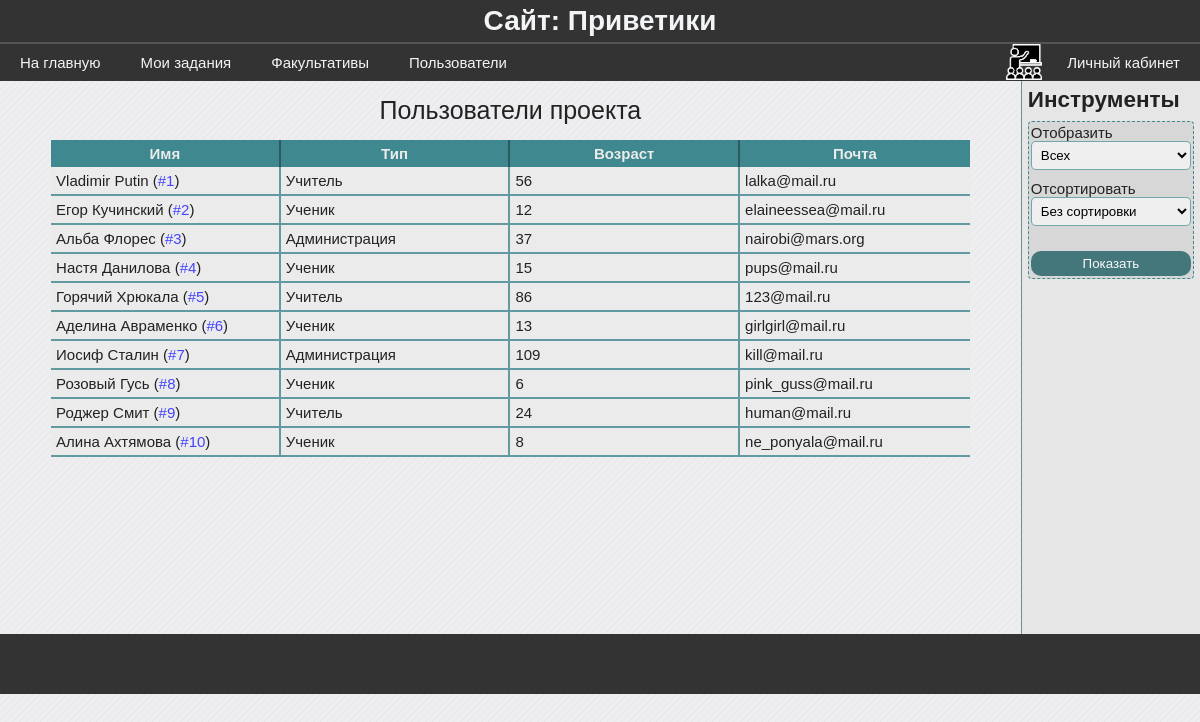
The page /users/ (signed in) on the database as committed earlier.
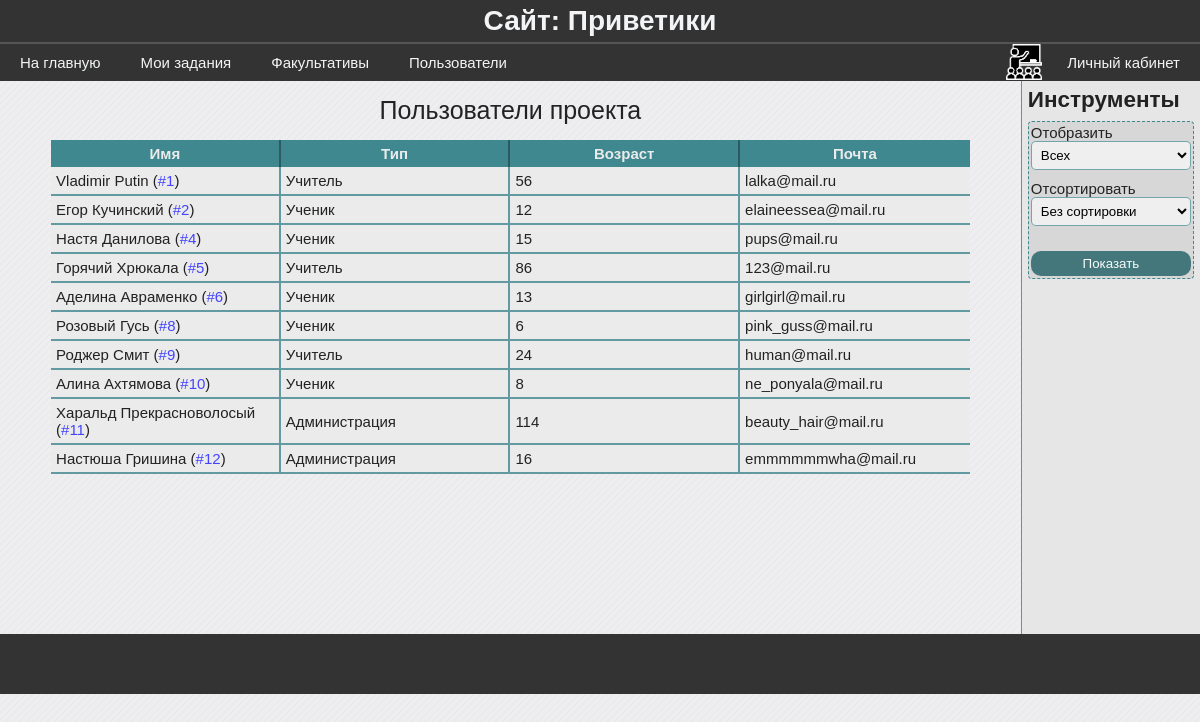
The same page on the database as committed later.
### data/model_users.py (models this page shows, shortened)
class User(SqlAlchemyBase, UserMixin, SerializerMixin):
    __tablename__ = 'users'
    id = sqlalchemy.Column(sqlalchemy.Integer,
                           primary_key=True, autoincrement=True)
    surname = sqlalchemy.Column(sqlalchemy.String)
    name = sqlalchemy.Column(sqlalchemy.String)
    age = sqlalchemy.Column(sqlalchemy.Integer)
    email = sqlalchemy.Column(sqlalchemy.String)
    type = sqlalchemy.Column(sqlalchemy.Integer)
    last_time_in = sqlalchemy.Column(sqlalchemy.String,
                                     default=time.ctime)
    hashed_password = sqlalchemy.Column(sqlalchemy.String)
    groups = sqlalchemy.orm.relation("Group",
                                     secondary="users_to_groups",
                                     backref="users")

### blueprints/users.py (the view)
@blueprint.route('/users/', methods=['GET', 'POST'])
def users():
    session = db_session.create_session()
    form = FormFilterUsers()
    if form.validate_on_submit():
        if form.filter_by.data == 4:
            users = session.query(User).all()
        else:
            users = session.query(User).filter(User.type == form.filter_by.data).all()
        if form.sort_by.data == 2:
            users.sort(key=lambda x: (x.name, x.surname))
        elif form.sort_by.data == 1:
            users.sort(key=lambda x: x.type)
        return render_template('users.html', users=users, bool_userbox=True, form=form)
    else:
        users = session.query(User).all()
        return render_template('users.html', users=users, bool_userbox=True, form=form)

### forms/form_filter_users.py
class FormFilterUsers(FlaskForm):
    filter_by = SelectField('Отобразить', choices=[(4, 'Всех'), (3, 'Учеников'), (2, 'Учителей'), (1, 'Администрацию')], coerce=int)
    sort_by = SelectField('Отсортировать', choices=[(3, 'Без сортировки'), (2, 'По алфавиту'), (1, 'По типу')], coerce=int)
    submit = SubmitField('Показать')

### blueprints/user_authenticate.py (called while the page is built)
@login_manager.user_loader
def user_load(user_id):
    session = db_session.create_session()
    return session.query(User).get(user_id)

### data/db_session.py (called while the page is built)
def create_session() -> Session:
    global __factory
    return __factory()

### templates/users.html (shortened to what this page needs)
{% extends "base.html" %}
{% block content %}
    <table class="average-table">
        <caption>Пользователи проекта</caption>
        <thead>
            <th>Имя</th>
            <th>Тип</th>
            <th>Возраст</th>
            <th>Почта</th>
        </thead>
        <tbody>
            {% for user in users %}
                <tr>
                    <td>{{ user.name }} {{ user.surname }} (<a href="/user/{{ user.id }}">#{{ user.id }}</a>)</td>
                    <td>
                        {{ 'Ученик ' if user.type == 3 }}
                        {{ 'Учитель' if user.type == 2 }}
                        {{ 'Администрация' if user.type == 1 }}
                    </td>
                    <td>{{ user.age }}</td>
                    <td>{{ user.email }}</td>
                </tr>
            {% endfor %}
        </tbody>
    </table>
{% endblock %}
{% if bool_userbox %}
{% block userbox %}
    <h2>Инструменты</h2>
    {% from 'macros/render_field.html' import render_field %}
    <form method='POST' class='mini-form' novalidate>
        {{ render_field(form.filter_by, class="form-field")}}
        {{ render_field(form.sort_by, class="form-field")}}
        <section>
            {{ form.submit(class='blue-btn submit') }}
        </section>
    </form>
{% endblock %}
{% endif %}

### templates/base.html (shortened to what this page needs)
<!DOCTYPE html>
<html lang="en">
<head>
    <link rel="stylesheet" href="../static/css/stylesheet.css">
</head>
<body>
    <header class="page-header">
        <h1>Сайт: Приветики</h1>
        <div class="flexbox flex_r_nowr flex_jcspacebetween_aicenter">
            <div class="flexbox">
                <a href="/">На главную</a>
                {% if current_user.is_authenticated %}
                    <a href="/tasks">Мои задания</a>
                {% endif %}
                <a href="/groups">Факультативы</a>
                <a href="/users">Пользователи</a>
            </div>
            <div class="flexbox">
                {% if current_user.is_authenticated %}
                    {% if current_user.type == 0 %}
                        <img src="../static/images/admin1.png" alt="" class="page-header-icon">
                    {% elif current_user.type == 1 %}
                        <img src="../static/images/moder1.png" alt="" class="page-header-icon">
                    {% elif current_user.type == 2 %}
                        <img src="../static/images/teacher3.png" alt="" class="page-header-icon">
                    {% elif current_user.type == 3 %}
                        <img src="../static/images/student1.png" alt="" class="page-header-icon">
                    {% endif %}
                    <a href="/user/{{ current_user.id }}">Личный кабинет</a>
                {% else %}
                    <a href="/login">Войти</a>
                    <a href="/registration">Зарегистрироваться</a>
                {% endif %}
            </div>
        </div>
    </header>
    <main class="{{ 'flexbox flex_r_nowr' if bool_userbox }}">
        <div class="{{ 'main-content-userbox' if bool_userbox }}">
            {% block content %}{% endblock %}
        </div>
        {% if bool_userbox %}
        <div class='userbox flexbox flex_c_nowr'>
            {% block userbox %}{% endblock %}
        </div>
        {% endif %}
    </main>
    <footer class="page-footer"></footer>
</body>
</html>

### templates/macros/render_field.html (shortened to what this page needs)
{% macro render_field(field) %}
    <section>
        {{ field.label() }}
        {{ field(**kwargs) }}
    </section>
{% endmacro %}

### static/css/stylesheet.css (style rules this page uses)
body { background-color: #eeeef1; font-family: "Calibri", sans-serif; font-size: 15px; }
* { margin: 0; padding: 0; }
main { color: #222222; min-height: 553px; }
.main-content-userbox { width: 86%; }
a { text-decoration: none; }
.userbox { background-color: rgb(230, 230, 230); border-left: 1px solid lightslategrey; padding: 0.5%; width: 14%; }
.userbox h2 { margin-bottom: 8px; }
.userbox input { text-decoration: none; border: none; width: 100%; }
.page-header { background-color: #333; }
.page-header a { color: #f2f4f6; padding: 10px 20px; text-decoration: none; }
.page-header h1 { padding: 5px 0; border-bottom: 2px solid #555; color: #f2f4f6; font-size: 28px; text-align: center; }
.page-header-icon { height: 36px; margin-right: 5px; }
.page-footer { background-color: #333; color: #f2f4f6; height: 40px; padding: 10px; text-align: center; }
.blue-btn { background-color: rgba(51, 109, 114, 1); color: white; }
.flexbox { display: flex; }
.flex_r_nowr { flex-flow: row nowrap; }
.flex_c_nowr { flex-flow: column nowrap; }
.flex_jcspacebetween_aicenter { justify-content: space-between; align-items: flex-end; }
.form-field { border-radius: 5px; border: 1px solid rgba(63, 136, 143, 0.7); box-sizing: border-box; outline: none; padding: 10px; width: 100%; }
.submit { background-color: rgba(51, 109, 114, 0.9); border-color: rgba(41, 87, 91, 0.9); border-radius: 10px; color: rgb(250, 250, 250); cursor: pointer; margin-top: 15px; padding: 10px; }
.mini-form { background-color: rgba(215, 215, 215); border: 1px dashed rgba(63, 136, 143); border-radius: 4px; padding: 2px; }
.mini-form .form-field { padding: 5px; margin-bottom: 10px; }
.mini-form .submit { padding: 5px; }
.average-table { border-spacing: 0; margin: auto; table-layout: fixed; width: 90%; }
.average-table a { color: #44f; }
.average-table caption { font-size: 25px; padding: 15px 0px; }
.average-table th { color:rgba(235, 235, 235); background-color: rgba(63, 136, 143, 1); border-right: 2px solid rgba(41, 87, 91, 0.9); padding: 5px 0px; margin-bottom: 5px; }
.average-table th:last-child { border-right: none; }
.average-table td { background-color: rgba(235, 235, 235); border-bottom: 2px solid rgba(63, 136, 143, 0.8); border-right: 2px solid rgba(63, 136, 143, 0.8); padding: 5px 5px; }
.average-table td:last-child { border-right: none; }

Rows that differ between the two databases and show on the page:
removed User: name "Альба", surname "Флорес", id "3", type "Администрация", age "37", email "nairobi@mars.org"
removed User: name "Иосиф", surname "Сталин", id "7", type "Администрация", age "109", email "kill@mail.ru"
added User: name "Харальд", surname "Прекрасноволосый", id "11", type "Администрация", age "114", email "beauty_hair@mail.ru"
added User: name "Настюша", surname "Гришина", id "12", type "Администрация", age "16", email "emmmmmmwha@mail.ru"
